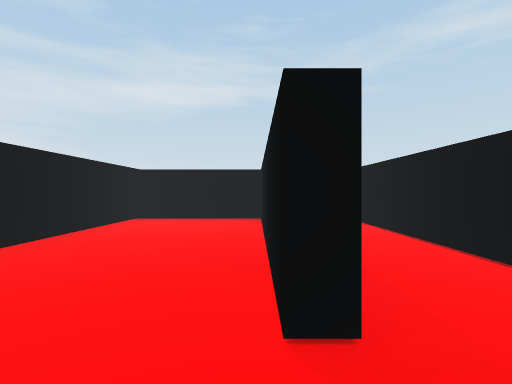
view 1 (above)

24 first-person views from a walk through a Unity game level. The camera is 0.4 m above the floor, looks level and sees 85° across. The floor is counted in squares, 0.5 m on a side. Each view is taken from the middle of a square. On the plan, view 1 faces up. The plan holds only what a view shows up to about 10 squares ahead; the rest is blank.

view 2
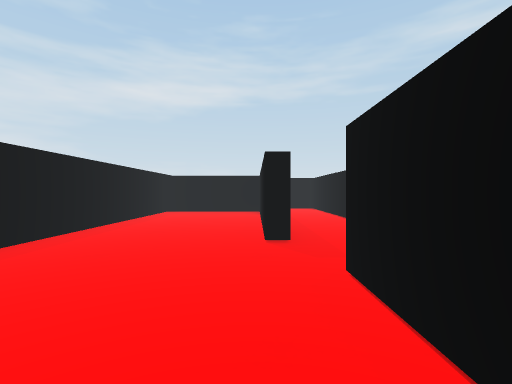

view 3
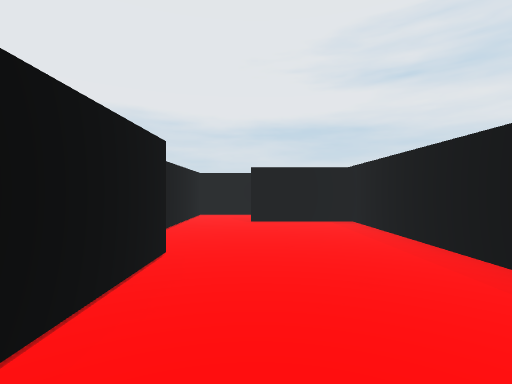

view 4
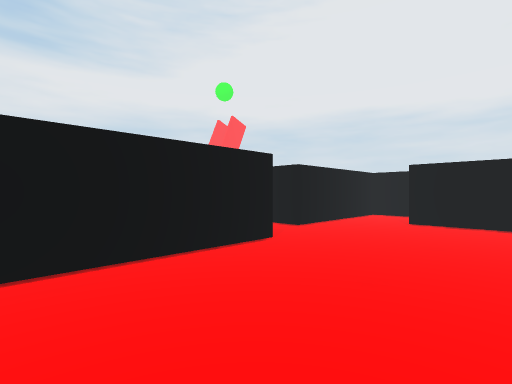

view 5
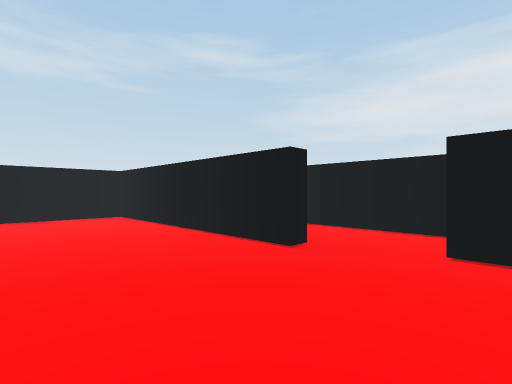

view 6
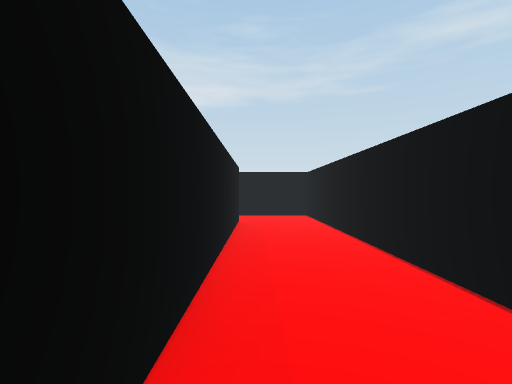

view 7
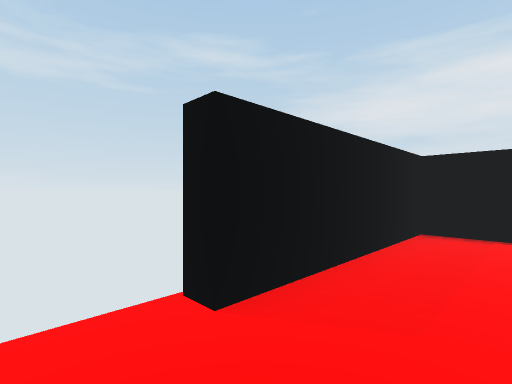

view 8
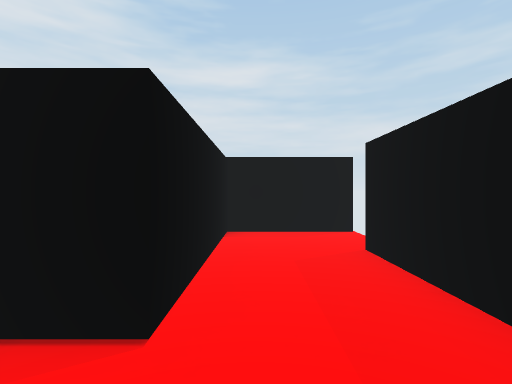

view 9
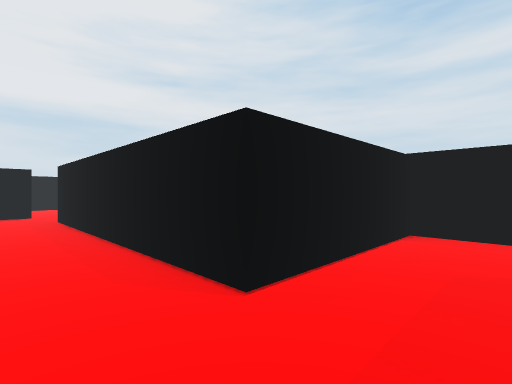

view 10
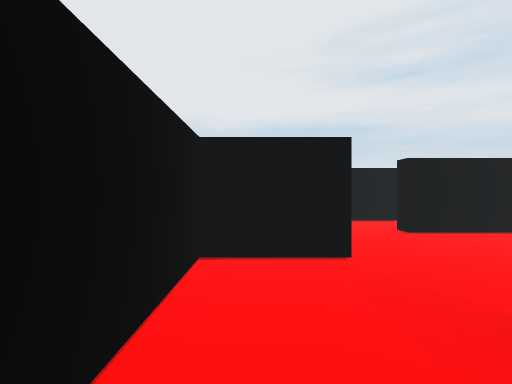

view 11
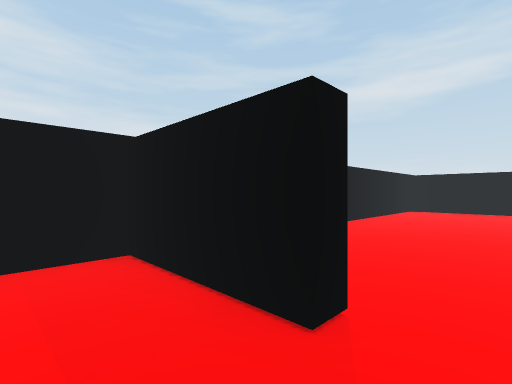

view 12
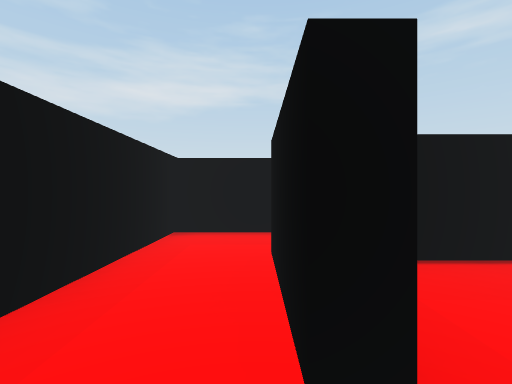

view 13
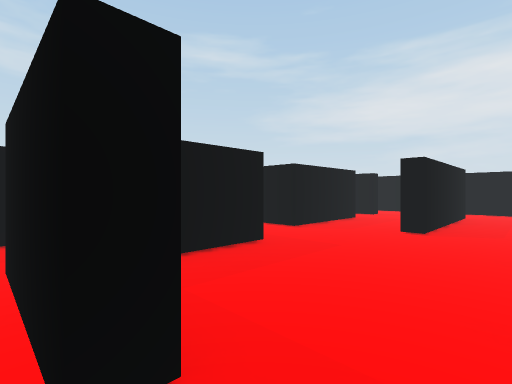

view 14
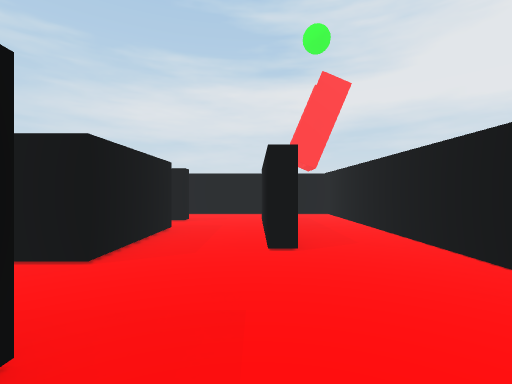

view 15
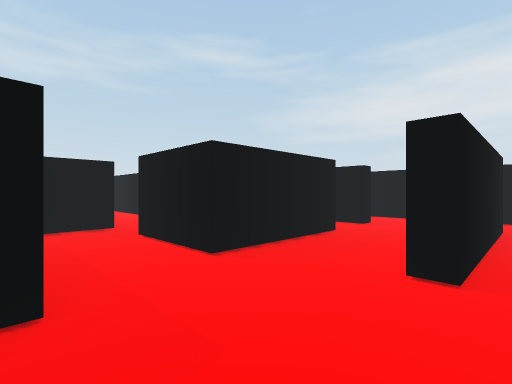

view 16
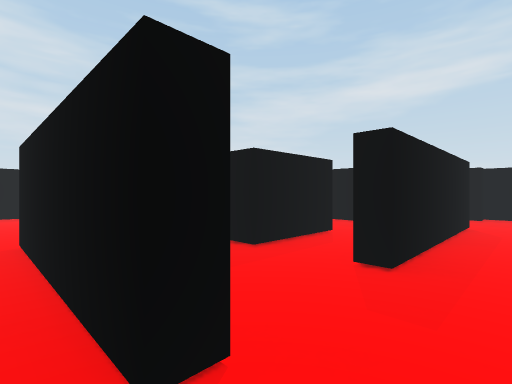

view 17
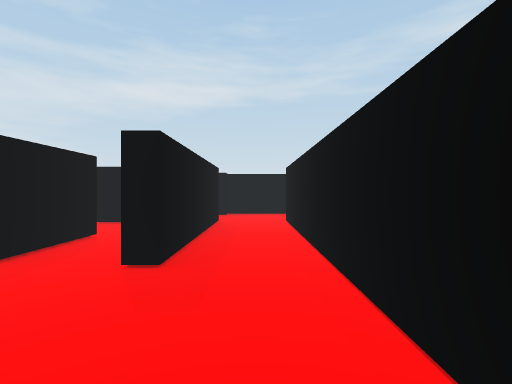

view 18
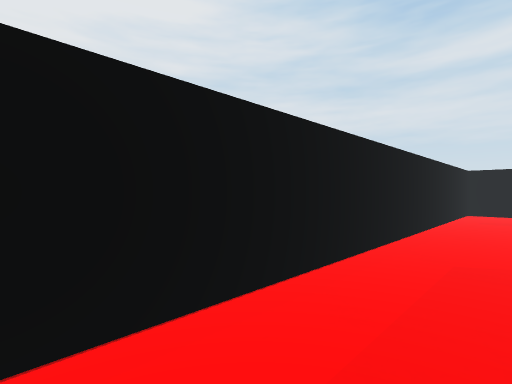

view 19
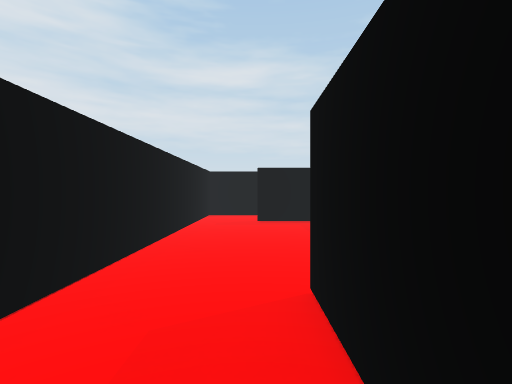

view 20
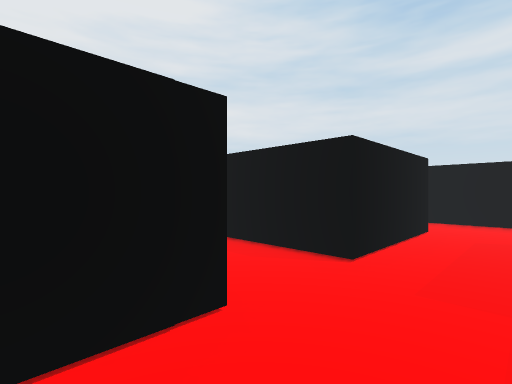

view 21
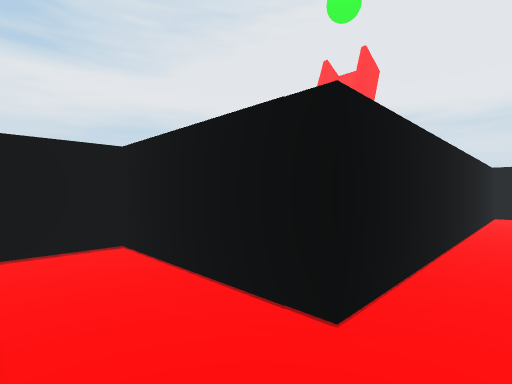

view 22
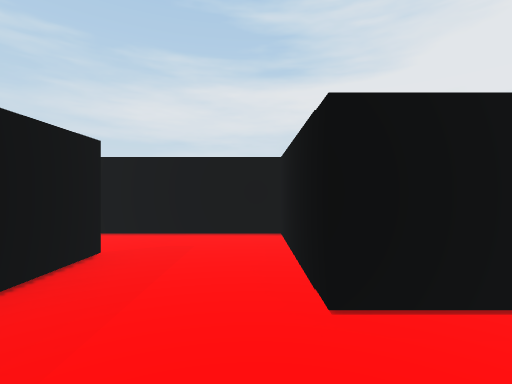

view 23
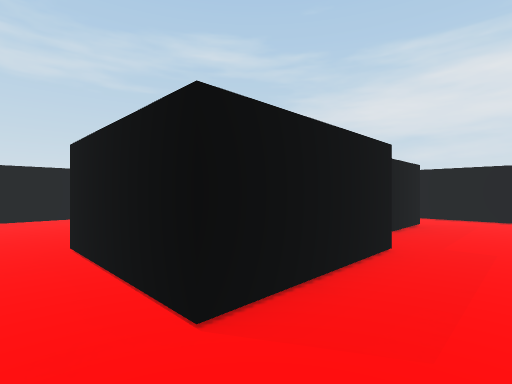

view 24
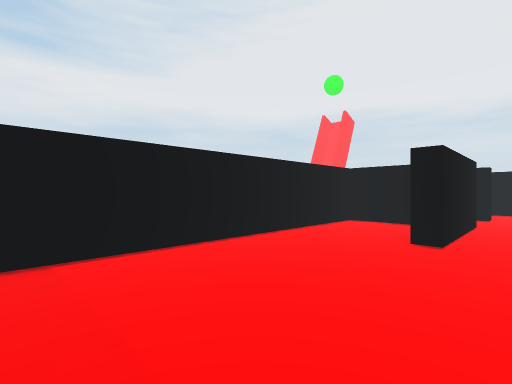

### Floor plan
Ten units are one square. View 1 is at (0, 0); x grows to the right and y downward. Boxes are objects, and circles mark ways between rooms. Rooms are numbered by the first view taken in them; rooms with no view inside come last. Other rooms are left out.
<svg viewBox="-41 -115 177 206">
<path fill="none" stroke="#000" d="M5 -15 1 -15 1 -80 -36 -80 -36 23 -9 23M9 15 9 3M-18 45 9 45 9 15M-9 23 -9 27 -26 27M-36 -110 -36 -84 5 -84 5 -15M9 3 27 3 27 -105 -18 -105M14 49 -2 49M45 19 50 19M61 19 61 42 31 42 31 19M79 66 38 66 38 62 74 62M31 7 18 7M56 -1 49 -1M-14 55 -14 70M-18 68 -18 45M80 -5 80 42 76 42 76 32M-36 44 -36 86 98 86 98 -5M116 -30 94 -30M98 -5 131 -5 131 -39M48 -5 80 -5M80 -24 49 -24 49 -55M31 -18 31 -1M94 -30 80 -30M49 -55 54 -55M60 -105 44 -105M60 -28 76 -28 76 -99M-26 27 -36 27 -36 44"/>
<circle cx="0" cy="25" r="3" fill="#2a7"/>
<circle cx="0" cy="-10" r="3" fill="#2a7"/>
<circle cx="-15" cy="40" r="3" fill="#2a7"/>
<circle cx="90" cy="0" r="3" fill="#2a7"/>
<circle cx="-30" cy="55" r="3" fill="#2a7"/>
<circle cx="105" cy="-15" r="3" fill="#2a7"/>
<circle cx="40" cy="-50" r="3" fill="#2a7"/>
<text x="-20" y="-30">1</text>
<text x="-10" y="40">2</text>
<text x="10" y="-70">3</text>
<text x="40" y="50">4</text>
<text x="110" y="-20">5</text>
<text x="60" y="-20">6</text>
<text x="60" y="-70">7</text>
<text x="-30" y="40">8</text>
</svg>
Room 1 opens to room 2. Room 1 opens to room 3. Room 2 opens to room 8. Room 4 opens to room 6. Room 4 opens to room 8. Room 5 opens to room 6. Room 6 opens to room 7.

Where each view was taken, in squares from view 1:
view 1: 0 up, 0 right, facing up
view 2: 3 down, 0 right, facing up
view 3: 5 up, 1 left, facing down
view 4: 5 up, 3 left, facing down-right
view 5: 1 down, 3 left, facing up-right
view 6: 1 up, 1 right, facing up
view 7: 9 up, 3 left, facing up-right
view 8: 9 up, 2 right, facing left
view 9: 10 up, 2 right, facing down-left
view 10: 3 up, 2 right, facing down
view 11: 4 down, 0 right, facing up-left
view 12: 8 down, 2 left, facing up
view 13: 8 down, 2 left, facing up-right
view 14: 6 down, 0 right, facing right
view 15: 7 down, 1 right, facing up-right
view 16: 7 down, 9 right, facing up-left
view 17: 7 down, 9 right, facing up
view 18: 7 down, 8 right, facing down-left
view 19: 7 down, 6 right, facing left
view 20: 2 up, 11 right, facing down-left
view 21: 2 up, 9 right, facing down-right
view 22: 1 up, 8 right, facing right
view 23: 1 up, 4 right, facing up-right
view 24: 10 up, 4 right, facing down-right
